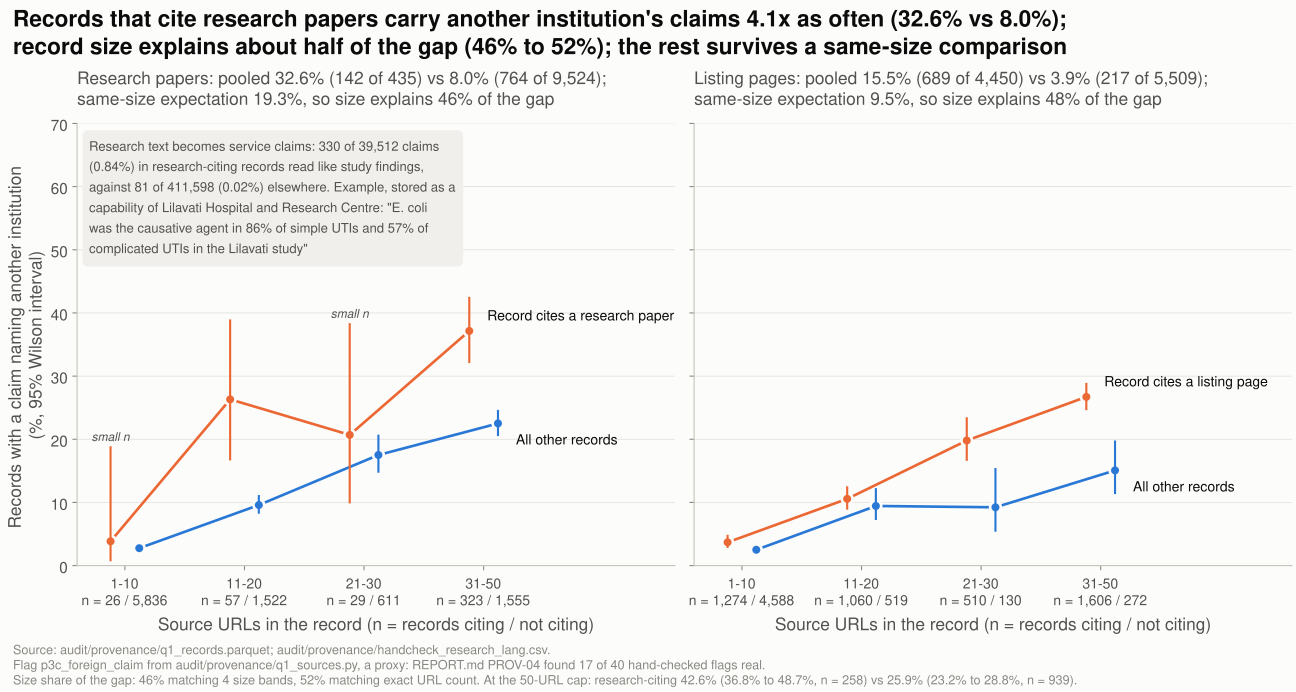

Source code (Python):
# Story 4: research papers and listing pages as contamination vectors, compared within record size.
from _common import *  # noqa: F401,F403  # NOTEBOOK-SKIP

R = load("q1_records")
foreign = R.p3c_foreign_claim.astype(bool)  # a claim sentence names an institution other than this record
BANDS, BLABELS = [0, 10, 20, 30, 50], ["1-10", "11-20", "21-30", "31-50"]
R["band4"] = pd.cut(R.n_urls, BANDS, labels=BLABELS)
VECTORS = [("research", R.n_research > 0, "cites a research paper"),
           ("list", R.n_url_list > 0, "cites a listing page")]
rows = []
for key, has, lab in VECTORS:
    for grp, m in [("with", has), ("without", ~has)]:
        for band in BLABELS + ["All sizes"]:
            mm = m & ((R.band4 == band) if band != "All sizes" else True)
            k, n = int(foreign[mm].sum()), int(mm.sum())
            p, lo, hi = S.wilson(k, n)
            rows.append(dict(vector=key, group=grp, size_band=band, records_flagged=k, records=n,
                             rate=p, lo95=lo, hi95=hi))
res = pd.DataFrame(rows)
write_csv(res, "s4_vectors_stratified")

# Indirect standardisation: the rate the "with" records would show if they had the "without" records' rate in
# their own size band. The gap from that expected rate is what record size does not explain.
std = {}
for key, _, _ in VECTORS:
    d = res[(res.vector == key) & (res.size_band != "All sizes")].pivot(index="size_band", columns="group")
    expected = (d.records["with"] * d.rate["without"]).sum() / d.records["with"].sum()
    obs = res.query("vector == @key and group == 'with' and size_band == 'All sizes'").rate.iloc[0]
    base = res.query("vector == @key and group == 'without' and size_band == 'All sizes'").rate.iloc[0]
    std[key] = dict(vector=key, observed=obs, expected_from_size=expected, others=base,
                    share_of_gap_from_size=(expected - base) / (obs - base))
# Robustness (added in verification): match on the exact URL count instead of four bands, and compare records
# at the 50-URL cap only, where the band is no longer coarse.
for key, has, _ in VECTORS:
    rate_wo = foreign[~has].groupby(R.n_urls[~has]).mean()
    exp_exact = R.n_urls[has].map(rate_wo).mean()
    base = std[key]["others"]
    std[key]["expected_exact_urls"] = exp_exact
    std[key]["share_of_gap_exact_urls"] = (exp_exact - base) / (std[key]["observed"] - base)
    for grp, m in [("with", has), ("without", ~has)]:
        k, n = int(foreign[m & (R.n_urls == 50)].sum()), int((m & (R.n_urls == 50)).sum())
        std[key][f"at50_{grp}_rate"], std[key][f"at50_{grp}_lo95"], std[key][f"at50_{grp}_hi95"] = S.wilson(k, n)
        std[key][f"at50_{grp}_records"] = n
write_csv(pd.DataFrame(std.values()), "s4_size_standardised")

hr = R.n_research > 0
lang_in, cl_in = int(R.n_research_lang_claims[hr].sum()), int(R.n_claims[hr].sum())
lang_out, cl_out = int(R.n_research_lang_claims[~hr].sum()), int(R.n_claims[~hr].sum())
med_r, med_o = R.n_urls[hr].median(), R.n_urls[~hr].median()
quote = load("handcheck_research_lang")
quote = quote[quote.claim.str.startswith("E. coli was the causative agent")].iloc[0]
write_csv(pd.DataFrame([dict(group="cites research", research_language_claims=lang_in, claims=cl_in,
                             median_urls=med_r, records=int(hr.sum())),
                        dict(group="no research", research_language_claims=lang_out, claims=cl_out,
                             median_urls=med_o, records=int((~hr).sum()))]), "s4_research_language")

fig, axes = S.new_figure((13.5, 7.2), 1, 2, sharey=True)
g = res.set_index(["vector", "group", "size_band"])
sr = std["research"]
S.fig_title(fig, f"Records that cite research papers carry another institution's claims {sr['observed'] / sr['others']:.1f}x "
                 f"as often ({sr['observed']:.1%} vs {sr['others']:.1%}); record size explains "
                 f"about half of the gap ({sr['share_of_gap_from_size']:.0%} to {sr['share_of_gap_exact_urls']:.0%}); the rest survives "
                 f"a same-size comparison", wrap=105)
xs = np.arange(len(BLABELS))
for ax, (key, _, lab) in zip(axes, VECTORS):
    for j, (grp, col, name) in enumerate([("with", S.CATEGORICAL[1], f"Record {lab}"),
                                          ("without", S.CATEGORICAL[0], "All other records")]):
        d = res[(res.vector == key) & (res.group == grp) & (res.size_band != "All sizes")]
        x = xs + (j - 0.5) * 0.24
        ax.plot(x, 100 * d.rate, color=col, lw=2)
        S.add_interval(ax, x, 100 * d.lo95, 100 * d.hi95, color=col, cap=0, lw=1.6)
        ax.plot(x, 100 * d.rate, "o", color=col, ms=8, mec=S.SURFACE, mew=2)
        ax.text(x[-1] + 0.15, 100 * d.rate.iloc[-1] + (2.5 if j == 0 else -2.5), name, fontsize=10.5,
                color=S.INK, ha="left", va="center")
        small = d[d.records < S.SMALL_N]
        for xi, r in zip(x[(d.records < S.SMALL_N).to_numpy()], small.itertuples()):
            ax.annotate("small n", (xi, 100 * r.hi95), xytext=(0, 4), textcoords="offset points",
                        ha="center", fontsize=9, color=S.INK_2, style="italic")
    w, wo = g.loc[(key, "with", "All sizes")], g.loc[(key, "without", "All sizes")]
    S.panel_title(ax, f"{'Research papers' if key == 'research' else 'Listing pages'}: pooled {100 * w.rate:.1f}% "
                      f"({int(w.records_flagged):,} of {int(w.records):,}) vs {100 * wo.rate:.1f}% ({int(wo.records_flagged):,} of {int(wo.records):,});\n"
                      f"same-size expectation {std[key]['expected_from_size']:.1%}, so size explains "
                      f"{std[key]['share_of_gap_from_size']:.0%} of the gap")
    nw = res[(res.vector == key) & (res.group == "with")].set_index("size_band").records
    nwo = res[(res.vector == key) & (res.group == "without")].set_index("size_band").records
    ax.set_xticks(xs, [f"{b}\nn = {nw[b]:,} / {nwo[b]:,}" for b in BLABELS], fontsize=10.5)
    ax.set_xlim(-0.4, len(BLABELS) + 0.6)
    ax.set_xlabel("Source URLs in the record (n = records citing / not citing)")
    ax.grid(axis="x", visible=False)
axes[0].set_ylim(0, 70)  # headroom so the note box clears the 11-20 and 21-30 intervals
axes[0].set_ylabel("Records with a claim naming another institution\n(%, 95% Wilson interval)")
axes[0].text(0.02, 0.97, textwrap.fill(f"Research text becomes service claims: {lang_in} of {cl_in:,} claims "
             f"({100 * lang_in / cl_in:.2f}%) in research-citing records read like study findings, against "
             f"{lang_out} of {cl_out:,} ({100 * lang_out / cl_out:.2f}%) elsewhere. Example, stored as a capability "
             f"of {quote['name'].split(',')[0]}: \"{quote.claim}\"", 62),
             transform=axes[0].transAxes, va="top", fontsize=9.8, color=S.INK_2, linespacing=1.35,
             bbox=dict(boxstyle="round,pad=0.5", fc=S.NEUTRAL, ec="none"))
S.source_note(fig, src("q1_records", "handcheck_research_lang") + ".\nFlag p3c_foreign_claim from "
                   "audit/provenance/q1_sources.py, a proxy: REPORT.md PROV-04 found 17 of 40 hand-checked flags real.\n"
                   f"Size share of the gap: {sr['share_of_gap_from_size']:.0%} matching 4 size bands, "
                   f"{sr['share_of_gap_exact_urls']:.0%} matching exact URL count. At the 50-URL cap: research-citing {sr['at50_with_rate']:.1%} ({sr['at50_with_lo95']:.1%} to "
                   f"{sr['at50_with_hi95']:.1%}, n = {sr['at50_with_records']}) vs {sr['at50_without_rate']:.1%} "
                   f"({sr['at50_without_lo95']:.1%} to {sr['at50_without_hi95']:.1%}, n = {sr['at50_without_records']}).")
S.save(fig, OUT / "s4_vectors", alt_text=(
    f"Two panels of the share of records where a claim sentence names another institution, by number of source "
    f"URLs. Records citing research papers: {100 * g.rate['research', 'with', 'All sizes']:.1f}% pooled vs "
    f"{100 * g.rate['research', 'without', 'All sizes']:.1f}% for other records; among records with 31 to 50 URLs "
    f"{100 * g.rate['research', 'with', '31-50']:.1f}% vs {100 * g.rate['research', 'without', '31-50']:.1f}%. "
    f"Records citing listing pages: {100 * g.rate['list', 'with', 'All sizes']:.1f}% vs "
    f"{100 * g.rate['list', 'without', 'All sizes']:.1f}% pooled, but within size bands the gap is small until "
    f"31 to 50 URLs ({100 * g.rate['list', 'with', '31-50']:.1f}% vs {100 * g.rate['list', 'without', '31-50']:.1f}%). "
    f"Research-style claims are {100 * lang_in / cl_in:.2f}% of claims in research-citing records vs "
    f"{100 * lang_out / cl_out:.2f}% elsewhere."))
print("s4:\n", res.round(3).to_string(), "\n", pd.DataFrame(std.values()).round(3).to_string(), f"\nlang {lang_in}/{cl_in} vs {lang_out}/{cl_out}; median urls {med_r} vs {med_o}")
